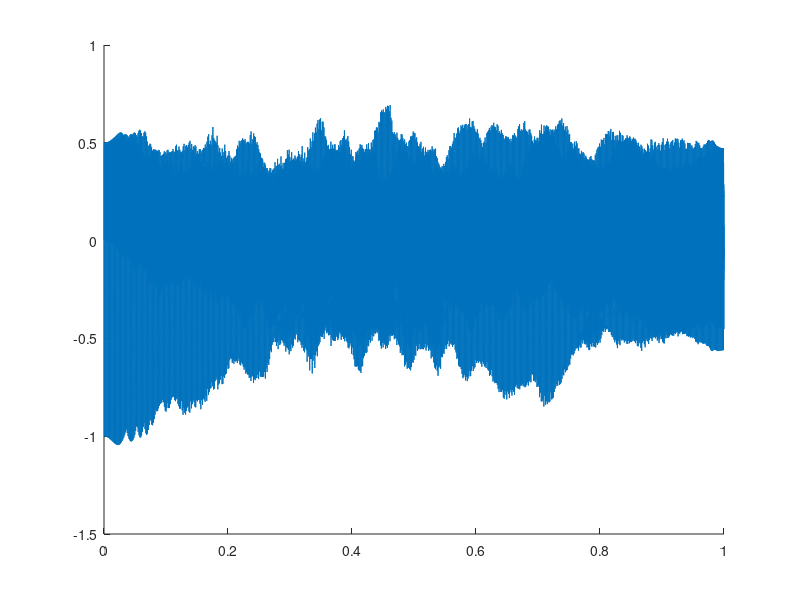

Reproduce this figure in MATLAB.
clear all;
close all;
clc;

drawSpeed = 10000;
drawStart = 0;
drawThings = false;

fs = 44100;             % Sample rate
k = 1/fs;               % Time step
lengthSound = fs * 1;       % Length of the simulation

startSample = 0;

Ninit = 30 * fs / 44100;           % edit how many points you want
h = 1/Ninit;
Nend = 31 * fs / 44100;
cEnd = 1/(Nend*k);
cInit = h/k;            % calculate wave speed
c = cInit;

h = c*k;                % calculate h from wavespeed
N = floor(1/h);         % calculate points from h

lambdaSq = (c*k/h)^2    % should always be 1 as h is not recalculated

alf = Ninit - N;        % fractional remainder for the grid point
% alf = 0;
%% initialise states
uNext = zeros(ceil(N/2), 1);
u = zeros(ceil(N/2), 1);

excitationWidth = 0.2;
excitationLoc = 0.2;
loc = excitationLoc * N;
width = max (4.0, excitationWidth * N);
raisedCosStart = floor (loc - width * 0.5);
raisedCosEnd = floor (loc + width * 0.5);

u(raisedCosStart : raisedCosEnd) = 0.5 * (1 - cos (2.0 * pi * ((raisedCosStart:raisedCosEnd)-raisedCosStart) / width));
% u(floor(N/5)-4:floor(N/5)+4) = hann(9); % use hann window for excitation
% u = rand(length(u), 1);
uPrev = u;

wNext = zeros(floor(N/2), 1);
w = zeros(floor(N/2), 1);
% w(floor(4*/5)-4:floor(4*N/5)+4) = hann(9); % use hann window for excitation

% w = rand(length(w), 1);
% w(1) = u(end);
wPrev = w;

% initialise laplacians
eu = ones(length(u), 1);
Dxxu = spdiags([eu -2*eu eu], -1:1, length(u),length(u));

ew = ones(length(w), 1);
Dxxw = spdiags([ew -2*ew ew], -1:1, length(w),length(w));

interpol = "cubic";
outFree = zeros(lengthSound, 1);

changeC = true; % set to true for dynamic changes in wavespeed

%% recording
M(500) = struct('cdata',[],'colormap',[]);
frame = 1;
filmFlag = true;
interpolatedPoints = [0; 0];

%% plotting

cVec = linspace(cInit, cEnd, lengthSound);
figure('Position', [100, 100, 500, 210])

uSave = [];
wSave = [];
MuSave = [];
MwSave = [];

NVec = linspace(Ninit, Nend, lengthSound);

for n = 1:lengthSound  
 
%     % change wave speed
    if changeC
        c = cVec(n);
    elseif changeN
        Ninit = NVec(n);
        h = 1/Ninit;
        c = h/k;
    else
        c = c;
    end
%     cSave(n) = c;
    
    % save previous state for comparison later
    NPrev = N;

  
    cSave(n) = c;
    % recalculate gridspacing, points lambda^2 and alpha from new wave speed
    h = c*k;
    Ninit = 1/h;
    N = floor(1/h);
    Nsave(n) = N;
    hSave(n) = h;
    
    lambdaSq = c^2 * k^2 / h^2;

    alf = (Ninit - N);
  alfSave(n) = alf;
    % calculate interpolator
    if interpol == "cubic"
        ip = [alf * (alf - 1) * (alf - 2) / -6, ...
                (alf - 1) * (alf + 1) * (alf - 2) / 2, ...
                alf * (alf + 1) * (alf - 2) / -2, ...
                alf * (alf + 1) * (alf - 1) / 6];
    else
        ip = [0, (1-alf), alf, 0];
    end

    if abs(N - NPrev) > 1
        disp('too fast')
    end
    
    % add point if N^n > N^{n-1}
    if N > NPrev
        if mod(N,2) == 1
            uNext = [uNext; (ip(4) * uNext(end-1) + ip(3) * uNext(end) + ip(2) * wNext(1) + ip(1) * wNext(2))];
            u = [u; (ip(4) * u(end-1) + ip(3) * u(end) + ip(2) * w(1) + ip(1) * w(2))];
            uPrev = [uPrev; (ip(4) * uPrev(end-1) + ip(3) * uPrev(end) + ip(2) * wPrev(1) + ip(1) * wPrev(2))];
        else 
            wNext = [(ip(1) * uNext(end-1) + ip(2) * uNext(end) + ip(3) * wNext(1) + ip(4) * wNext(2)); wNext];
            w = [(ip(1) * u(end-1) + ip(2) * u(end) + ip(3) * w(1) + ip(4) * w(2)); w];
            wPrev = [(ip(1) * uPrev(end-1) + ip(2) * uPrev(end) + ip(3) * wPrev(1) + ip(4) * wPrev(2)); wPrev];
        end
        eu = ones(length(u), 1);
        Dxxu = spdiags([eu -2*eu eu], -1:1, length(u),length(u));
        ew = ones(length(w), 1);
        Dxxw = spdiags([ew -2*ew ew], -1:1, length(w),length(w));
    end
    
    % remove point if N^n < N^{n-1}
    if N < NPrev
        if mod(N,2) == 0
            uNext = uNext(1:end-1);
            u = u(1:end-1);
            uPrev = uPrev(1:end-1);
        else 
            wNext = wNext(2:end);
            w = w(2:end);
            wPrev = wPrev(2:end);
        end
        eu = ones(length(u), 1);
        Dxxu = spdiags([eu -2*eu eu], -1:1, length(u),length(u));
        ew = ones(length(w), 1);
        Dxxw = spdiags([ew -2*ew ew], -1:1, length(w),length(w));
    end
     
    % calculate interpolated points
    interpolatedPointsPrev = interpolatedPoints;
    interpolatedPoints = [1, -ip(4); -ip(4), 1] \ [ip(3) * w(1) + ip(2) * w(2) + ip(1) * w(3);
                                        ip(1) * u(end-2) + ip(2) * u(end-1) + ip(3) * u(end)];
    
    %% left half string
    uNext = 2 * u + lambdaSq * Dxxu * u - uPrev;
    uNext(end) = uNext(end) + lambdaSq * interpolatedPoints(1);
    
    %% right half string
    wNext = 2 * w + lambdaSq * Dxxw * w - wPrev;
    wNext(1) = wNext(1) + lambdaSq * interpolatedPoints(2);

    if n > startSample && n < startSample + 100
        uSave = [uSave; u];
        wSave = [wSave; w];
        MuSave = [MuSave; length(u)];
        MwSave = [MwSave; length(w)];
    end
    %% energies
    
    scalingU = ones(length(u),1);
    scalingU(end) = 0.5 * (1 + alf);
%     kinEnergyU(n) = 1/2 * h * sum (scalingU .* (1/k * (u - uPrev)).^2);
    kinEnergyU(n) = 1/2 * h * sum ((1/k * (u(1:end-1) - uPrev(1:end-1))).^2);
    connKinEnergyU(n) = 1/2 * h * scalingU(end) * (1/k * (u(end) - uPrev(end))).^2;
    
    potEnergyU(n) = c^2/(2 * h) * sum((u(2:end) - u(1:end-1)) .* (uPrev(2:end) - uPrev(1:end-1)));
    potEnergyU(n) = potEnergyU(n) + c^2/(2 * h) * sum((u(1) - 0) .* (uPrev(1) - 0)); % left boundary
%     potEnergyU(n) = potEnergyU(n) + c^2/(2 * h) * sum((w(2) - u(end)) .* (wPrev(2) - uPrev(end))); % right boundary

    totEnergyU(n) = kinEnergyU(n) + potEnergyU(n);
    
    scalingW = ones(length(w),1);
    scalingW(1) = 0.5 * (1 + alf);

    kinEnergyW(n) = 1/2 * h * sum ((1/k * (w(2:end) - wPrev(2:end))).^2);
    connKinEnergyW(n) = 1/2 * h * scalingW(1) * (1/k * (w(1) - wPrev(1))).^2;
       
    potEnergyW(n) = c^2/(2 * h) * sum((w(2:end) - w(1:end-1)) .* (wPrev(2:end) - wPrev(1:end-1)));
    potEnergyW(n) = potEnergyW(n) + c^2/(2 * h) * sum((0 - w(end)) .* (0 - wPrev(end))); % left boundary

    totEnergyW(n) = kinEnergyW(n) + potEnergyW(n);

    connPotEnergy(n) = alf * c^2/(2 * h) * sum((interpolatedPoints(1) -  interpolatedPoints(2)) .* (interpolatedPointsPrev(1) - interpolatedPointsPrev(2)));
    totEnergy(n) = totEnergyU(n) + totEnergyW(n);% + connEnergy(n);
    totTotEnergy(n) = totEnergy(n) + connPotEnergy(n) + connKinEnergyU(n) + connKinEnergyW(n);
   
    %% save output
    outFree(n) = w(end - 5 * fs / 44100);

    %% draw stuff
    if n > drawStart && drawThings % && mod(n, drawSpeed) == 0
        
        gridMove = false;
        zoomed = false;
        addingPoint = false;
        if gridMove
            if addingPoint
                h = 1/31.5;
            else
                h = 1/30.5;
            end
            
            hLocsLeft = (0:(length(u))) * h * N;
            hLocsRight = (fliplr(1 - h * (0:(length(w))))) * N;
            
        else
            hLocsLeft = (0:(length(u)));
            hLocsRight = (fliplr(N - (0:(length(w)))));
            subplot(311)
        end
        hold off;
        uPlot = plot(hLocsLeft, [0;u], 'LineWidth' ,2, 'Marker', '.', 'MarkerSize', 20, 'Color', 'b') ;

        hold on;
        wOffset = 0.00;
        wPlot = plot(hLocsRight, [w + wOffset; 0], 'Linewidth', 2,  'Marker', 'o', 'MarkerSize', 10, 'Color', 'r');

        if gridMove
            xtickLocs = [0, hLocsLeft(ceil(length(u) / 2)), hLocsLeft(end), hLocsRight(1), hLocsRight(end-ceil(length(w) / 2)), N];
            xlabelSave = ["$u_0$", "$u_l$", "$u_M\ \ \;$", "$\ \ \;w_0$", "$w_l$", "$w_{M_w}$"];        
            if zoomed
                if ~addingPoint
                    scatter((hLocsRight(1) + hLocsRight(2)) * 0.5, 0, 40, 'b', 'Marker', 'o', 'Linewidth', 2)
                    scatter((hLocsLeft(end-1) + hLocsLeft(end)) * 0.5, 0, 300, 'r', 'Marker', '.', 'Linewidth', 2)
                    xtickLocs = [(hLocsLeft(end-1) + hLocsLeft(end)) * 0.5, hLocsLeft(end), hLocsRight(1), (hLocsRight(1) + hLocsRight(2)) * 0.5];
                    xlabelSave = ["$w_{-1}\ $", "$u_M$", "$w_0$", "$\ \ u_{N+1}$"];        
                else
                    scatter(hLocsLeft(end) + h * N, 0, 400, 'b', 'Marker', '.', 'Linewidth', 2)
                    plot([hLocsLeft(end), hLocsLeft(end) + h * N], [0, 0], 'b--', 'Linewidth', 2)
%                     xtickLocs = [hLocsLeft(end), hLocsLeft(end) + h * N, hLocsRight(1)];
%                     xlabelSave = ["$u_M$", "$I_3'\mathbf{v}^n$", "$w_0$"];        
                    xtickLocs = [hLocsLeft(end-1), hLocsLeft(end), hLocsRight(1), hLocsRight(2)];
                    xlabelSave = ["$u_{M-1}$", "$u_M$", "$w_0$", "$w_1$"];   
                    text(hLocsLeft(end) + h * N, 0.1, "$I_3'\mathbf{v}^n$", 'horizontalalignment', 'center', 'interpreter', 'latex', 'Fontsize', 16);
                end 
            end
        else
            xtickLocs = [0, floor(length(u) / 2), length(u), length(u) + floor(length(w) / 2), N];
            xlabelSave = ["$u_0$", "$u_l$", "$u_M, w_0$", "$w_l$", "$w_{M_w}$"];        
        end
        ylim([-0.6, 0.6])
        xlabel("$l$", 'interpreter', 'latex')
        grid on;
        if zoomed
            xlim([hLocsLeft(end-4), hLocsRight(5)])
        end
        ax = gca;
        ax.YTickLabel = ["$" + num2str(ax.YTick.') + repmat('\qquad',size(ax.YTickLabel,1),1) + "$"];
%         title("Sample = " + num2str(n) + "   N = " + num2str(floor(Ninit * 10) / 10))
        legend([uPlot, wPlot], ["$u$", "$w$"], 'Fontsize', 16, 'interpreter', 'latex')
        set(gca, 'Fontsize', 16, 'Linewidth', 2,...
            'xtick', xtickLocs, ...
            'xticklabel', xlabelSave, ...
            'TickLabelInterpreter', 'latex', ...
            'Position', [0.02 0.129186602870813 0.950000000000001 0.85645933014354]);
        set(gcf, 'Color', 'w');

        if n == 16
           disp("wait")
        end
        
%         subplot(312)
%         hold off;
%         plot(totEnergy(1:n) - totEnergy(1) + connKinEnergyU(1:n) + connKinEnergyW(1:n))
% 
%         hold on;
%         plot(connPotEnergy(1:n))
% 
%         subplot(313)
%         plot(totTotEnergy(1:n))

        drawnow;
%         if frame <= length(M) && filmFlag == true
%             M(frame) = getframe(gcf);
%             frame = frame + 1;
%         else
%             v = VideoWriter('dynamicGridCenter.mp4', 'MPEG-4');
%             v.FrameRate = 15;
%             open(v)
%             writeVideo(v, M);
%             close(v)
%             filmFlag = false;
%             break;
%         end
        
    end
    uPrev = u;
    u = uNext;
    
    wPrev = w;
    w = wNext;
    
end

% subplot(2,1,1)
hold on
plot((1:lengthSound) / fs, outFree)
% 
% subplot(2,1,2)
% hold on;
% outfft = fft(outFree);
% plot([0:lengthSound-1]'*fs/lengthSound, 20 * log10(abs(outfft)), 'Linewidth', 2);
% xlim([0 0.4 * 44100])
% ylim([-60, 80])
% legend(["$f_s = 44100 \quad N =" + num2str(Ninit * 44100 / fs) + "$", ...
%     "$f_s =" + num2str(fs) + "\quad N =" + num2str(Ninit) + "$"], ...
%     'interpreter', 'latex')
% grid on
% xlabel("$f$ (in Hz)", 'interpreter', 'latex')
% ylabel("Magnitude (in dB)")
% set(gca, 'Fontsize', 16, 'Linewidth', 2)
% set(gcf, 'Color', 'w')
% 
% c/2